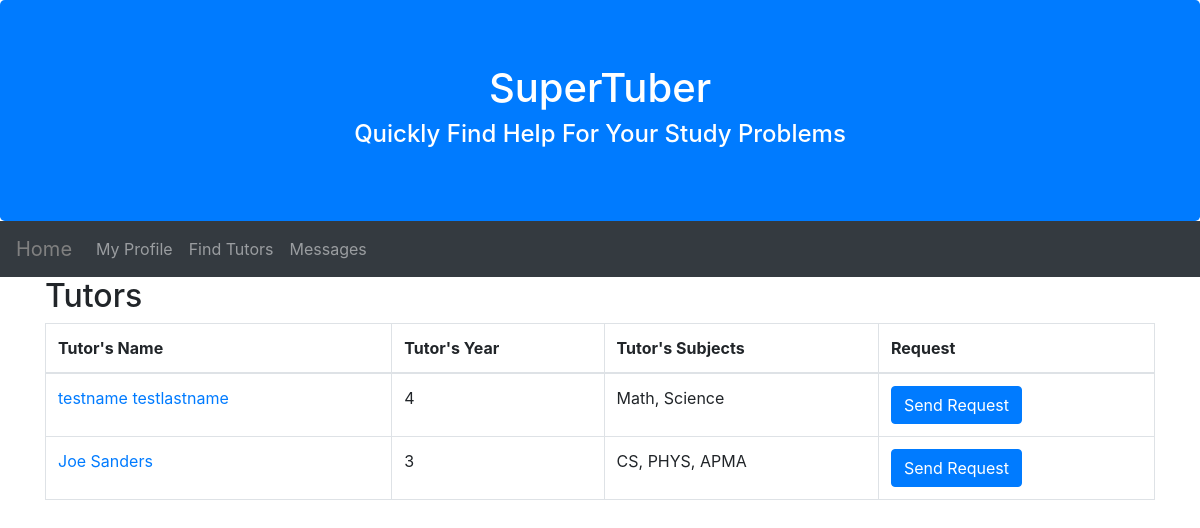
/home/findtutors/, run on the app's committed database.
### FindTutors/models.py (models this page shows)
class BigUser(models.Model):
    user = models.OneToOneField(User, on_delete=models.CASCADE,null=True)
    firstname = models.CharField(max_length = 200)
    lastname = models.CharField(max_length = 200)
    email = models.EmailField(max_length = 255)
    phone_number = models.IntegerField(blank=True, null=True)
    is_tutee = models.BooleanField('student status', default=False)
    is_tutor = models.BooleanField('teacher status', default=False)
    year = models.IntegerField(blank=True, null=True)
    subjects = models.CharField(max_length = 500, default="")
    def __str__(self):
        return "%s's profile" % self.user

### FindTutors/views.py (the view)
# urls.py: path('findtutors/', views.Tutors, name='tutors'),
def Tutors(request):
    model = BigUser
    the_tutors = []
    for user in BigUser.objects.all():
        if user.is_tutor:
            the_tutors.append(user)
            print(user)
    return render(request,'FindTutors/tutors.html',{'tutors':the_tutors})

### FindTutors/templates/FindTutors/tutors.html (shortened to what this page needs)
<!DOCTYPE html>
<html>
<html lang="en">
<head>
  <link rel="stylesheet" href="https://maxcdn.bootstrapcdn.com/bootstrap/4.4.1/css/bootstrap.min.css">
</head>
<div class="jumbotron text-center bg-primary text-white" style="margin-bottom:0">
  <h1>SuperTuber</h1>
  <h4>Quickly Find Help For Your Study Problems</h4>
</div>
<nav class="navbar navbar-expand-sm bg-dark navbar-dark">
  <a class="navbar-brand" href="/home"><font color="grey">Home</font></a>
  <div class="collapse navbar-collapse" id="collapsibleNavbar">
    <ul class="navbar-nav">
      <li class="nav-item">
        <a class="nav-link" href="/home/profile">My Profile</a>
      </li>
        <li class="nav-item">
        <a class="nav-link" href="">Find Tutors</a>
      </li>
        <li class="nav-item">
        <a class="nav-link" href="/home/messages">Messages</a>
      </li>
    </ul>
  </div>
</nav>
<body>
  <div class="container">
    <h2>Tutors</h2>
    <table class="table table-bordered table-hover">
      <thead>
        <tr>
          <th>Tutor's Name</th>
          <th>Tutor's Year</th>
          <th>Tutor's Subjects</th>
          <th>Request</th>
        </tr>
      </thead>
      <tbody>
        {% for tutor in tutors %}
          <tr>
            <td><a href="{{tutor.firstname}}/">{{ tutor.firstname }} {{tutor.lastname }}</a></td>
            <td>{{ tutor.year }} </td>
            <td>{{ tutor.subjects }} </td>
            <td><a class="btn btn-primary" href="/../home/request/?recipient={{tutor.email}}" role = "button">Send Request</a></td>
          </tr>
        {% endfor %}
      </tbody>
    </table>
  </div>
</body>
</html>

### data on the page
BigUser: firstname "testname", lastname "testlastname", year "4", subjects "Math, Science"
BigUser: firstname "Joe", lastname "Sanders", year "3", subjects "CS, PHYS, APMA"
